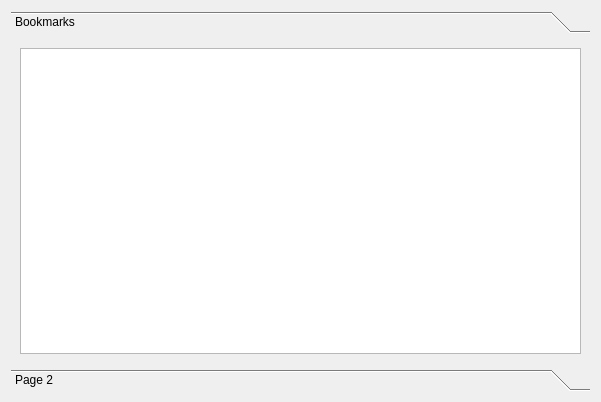
<?xml version="1.0" encoding="UTF-8"?>
<ui version="4.0">
 <class>BookmarkDisplay</class>
 <widget class="QWidget" name="BookmarkDisplay">
  <property name="geometry">
   <rect>
    <x>0</x>
    <y>0</y>
    <width>601</width>
    <height>402</height>
   </rect>
  </property>
  <property name="windowTitle">
   <string>Form</string>
  </property>
  <layout class="QGridLayout" name="gridLayout">
   <item row="0" column="0">
    <widget class="QToolBox" name="Optionsbox">
     <property name="currentIndex">
      <number>0</number>
     </property>
     <widget class="QWidget" name="page">
      <property name="geometry">
       <rect>
        <x>0</x>
        <y>0</y>
        <width>583</width>
        <height>330</height>
       </rect>
      </property>
      <attribute name="label">
       <string>Bookmarks</string>
      </attribute>
      <layout class="QGridLayout" name="gridLayout_2">
       <item row="0" column="0">
        <widget class="QTextBrowser" name="textBrowser">
         <property name="source">
          <url>
           <string>file:///C:/Users/M.M.Haq/workspace/BrowseIT/BrowseIT/Files/Bookmarks.xml</string>
          </url>
         </property>
        </widget>
       </item>
      </layout>
     </widget>
     <widget class="QWidget" name="page_2">
      <property name="geometry">
       <rect>
        <x>0</x>
        <y>0</y>
        <width>583</width>
        <height>330</height>
       </rect>
      </property>
      <attribute name="label">
       <string>Page 2</string>
      </attribute>
     </widget>
    </widget>
   </item>
  </layout>
 </widget>
 <resources/>
 <connections/>
</ui>
